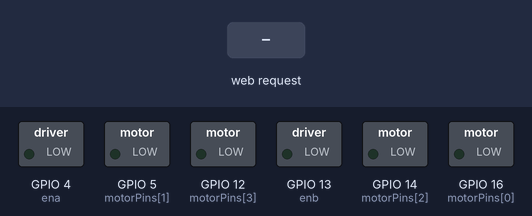
Recording of a sketch running on a simulated ESP8266 (NodeMCU). Shown: switched loads named in the sketch (green lamp = pin HIGH). The inputs (shaded band) are chosen by the test bench. WiFi joins after 1.5 s; servers stay silent unless stated; what the sketch prints to the serial monitor is not drawn.

Above: at 2.7 s.
2.8 s: HTTP request GET /forward received
At 3.3 s:
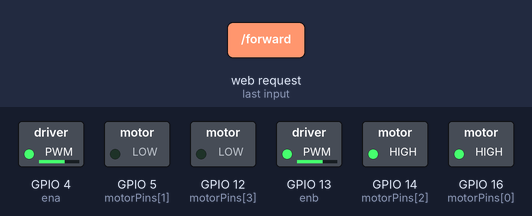
4.3 s: HTTP request GET /reverse received
At 5.5 s:
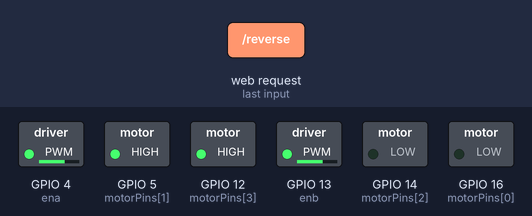
5.8 s: HTTP request GET /stop received
At 6.8 s:
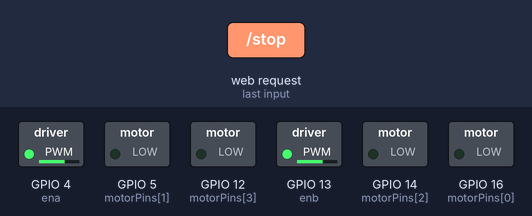
7.3 s: HTTP request GET /left received
At 7.9 s:
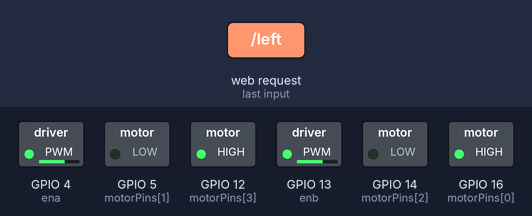
8.8 s: HTTP request GET /right received
At 10.2 s:
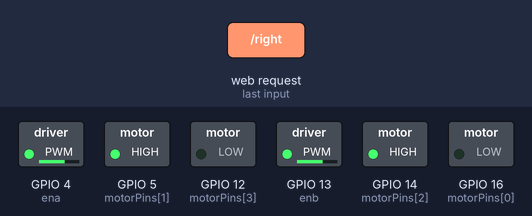
Timing chart, 0 to 11.3 s (numbered marks = the images above; inputs shaded):
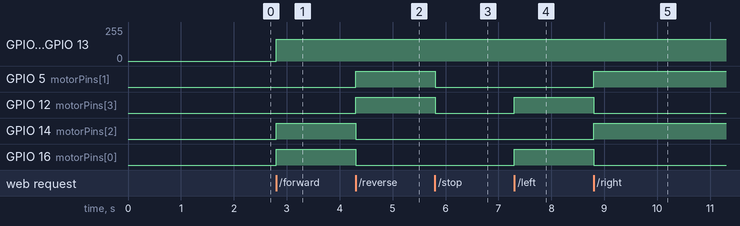

Measured:
- after the input at 2.8 s, GPIO 4 (ena), GPIO 13 (enb): 0/255 → 162/255 at once; GPIO 14 (motorPins[2]), GPIO 16 (motorPins[0]): LOW → HIGH at once
- after the input at 4.3 s, GPIO 5 (motorPins[1]), GPIO 12 (motorPins[3]): LOW → HIGH at once; GPIO 14 (motorPins[2]), GPIO 16 (motorPins[0]): HIGH → LOW at once
- after the input at 5.8 s, GPIO 5 (motorPins[1]), GPIO 12 (motorPins[3]): HIGH → LOW at once
- after the input at 7.3 s, GPIO 12 (motorPins[3]), GPIO 16 (motorPins[0]): LOW → HIGH at once
- after the input at 8.8 s, GPIO 5 (motorPins[1]), GPIO 14 (motorPins[2]): LOW → HIGH at once; GPIO 12 (motorPins[3]), GPIO 16 (motorPins[0]): HIGH → LOW at once

The sketch:

wifi_controlled_robot_v1.1.ino
```cpp
#include <ESP8266WiFi.h>

const char* ssid = "TP-Link_9E82";
const char* password = "85011984";

WiFiServer server(80);

const int motorPins[4] = {16, 5, 14, 12}; // order - in1, in2, in3, in4
// in1, in2 = rm1, rm2 ; in3, in4 - lm1, lm2
const int ena = 4;
const int enb = 13; // ena - rightmotor, enb - leftmotor
// 16 - D0, 5 - D1, 14 - D5, 12 - D6, 4 - D2, 13 - D7

int speed = 650;

void setup() {
  // put your setup code here, to run once:
  for (int i = 0; i < 4; i++) {
    pinMode(motorPins[i], OUTPUT);
  }
  pinMode(ena, OUTPUT);
  pinMode(enb, OUTPUT);

  Serial.begin(115200);

  Serial.println("Connecting to Network");
  WiFi.begin(ssid, password);

  while (WiFi.status() != WL_CONNECTED) {
    delay(500);
    Serial.print(".");
  }

  Serial.println("WiFi connected");
  server.begin();  // Starts the Server
  Serial.println("Server started");

  Serial.print("IP Address of network: ");
  Serial.println(WiFi.localIP());
  Serial.print("Copy and paste the following URL: http://");
  Serial.print(WiFi.localIP());
  Serial.println("/");
}

void loop() {
  // put your main code here, to run repeatedly:
  WiFiClient client = server.available();

  if (!client) {
    return;
  }

  Serial.println("Waiting for new client");

  while(!client.available()) {
    delay(1);
  }

  String request = client.readStringUntil('\r');
  Serial.println(request);
  client.flush();

  client.println("HTTP/1.1 200 OK"); //
  client.println("Content-Type: text/html");
  client.println("");
  client.println("<!doctype html>");
  client.println("<html>");
  client.println("<head>");
  client.println("<title>WiFi Controlled Robot</title>");
  client.println("</head>");
  client.println("<body style='display: flex;justify-content: center;align-items: center;height: 100vh;flex-direction: column;font-family: sans-serif;'>");
  client.println("<h1>Esp8266 Robot Control</h1>");
  client.println("<div style='display: grid;grid-template-columns: repeat(3, 1fr);grid-gap: 10px;margin-top: 20px;'>");
  client.println("<div></div>");
  client.println("<form action='/forward' method='get'>");
  client.println("<button style='width: 100px; height: 60px'>Forward</button>");
  client.println("</form>");
  client.println("<div></div>");
  client.println("<form action='/left' method='get'>");
  client.println("<button style='width: 100px; height: 60px'>Left</button>");
  client.println("</form>");
  client.println("<form action='/stop' method='get'>");
  client.println("<button style='width: 100px; height: 60px'>Stop</button>");
  client.println("</form>");
  client.println("<form action='/right' method='get'>");
  client.println("<button style='width: 100px; height: 60px'>Right</button>");
  client.println("</form>");
  client.println("<div></div>");
  client.println("<form action='/reverse' method='get'>");
  client.println("<button style='width: 100px; height: 60px'>Reverse</button>");
  client.println("</form>");
  client.println("<div></div>");
  client.println("<div class='slidecontainer'>");
  client.println("<p>Speed: <span id='speedValue'>650</span></p>");
  client.println("<input type='range' min='0' max='1023' value='650' class='slider' id='myRange' oninput='updateSpeed(this.value)'/>");
  client.println("</div>");
  client.println("</div>");
  client.println("<script>function updateSpeed(val) {document.getElementById('speedValue').innerText = val; fetch(`/speed?val=${val}`);}</script>");
  client.println("</body>");
  client.println("</html>");

  if (request.indexOf("/forward") != -1) {
    runMotor(true, speed);
  }
  else if (request.indexOf("/reverse") != -1) {
    runMotor(false, speed);
  }
  else if (request.indexOf("/stop") != -1) {
    stopMotor();
  }
  else if (request.indexOf("/left") != -1) {
    turnMotor(true, speed);
  }
  else if (request.indexOf("/right") != -1) {
    turnMotor(false, speed);
  }
  else if (request.indexOf("speed?val=") != -1) {
    int valIndex = request.indexOf("=") + 1;
    speed = constrain(request.substring(valIndex).toInt(), 0, 1023);
  }


  delay(1);
  Serial.println("Client disonnected");
  Serial.println("");
}

void runMotor(bool forward, int speed) {
  if (forward) {
    digitalWrite(motorPins[0], HIGH);
    digitalWrite(motorPins[1], LOW);

    digitalWrite(motorPins[2], HIGH);
    digitalWrite(motorPins[3], LOW);
  } else {
    digitalWrite(motorPins[0], LOW);
    digitalWrite(motorPins[1], HIGH);

    digitalWrite(motorPins[2], LOW);
    digitalWrite(motorPins[3], HIGH);
  }

  analogWrite(ena, speed);
  analogWrite(enb, speed);
}

void turnMotor(bool left, int speed) {
  if (left) {
    digitalWrite(motorPins[0], HIGH);
    digitalWrite(motorPins[1], LOW);

    digitalWrite(motorPins[2], LOW);
    digitalWrite(motorPins[3], HIGH);
  } else {
    digitalWrite(motorPins[0], LOW);
    digitalWrite(motorPins[1], HIGH);

    digitalWrite(motorPins[2], HIGH);
    digitalWrite(motorPins[3], LOW);
  }

  analogWrite(ena, speed);
  analogWrite(enb, speed);
}

void stopMotor() {
  digitalWrite(motorPins[0], LOW);
  digitalWrite(motorPins[1], LOW);

  digitalWrite(motorPins[2], LOW);
  digitalWrite(motorPins[3], LOW);
}
```
